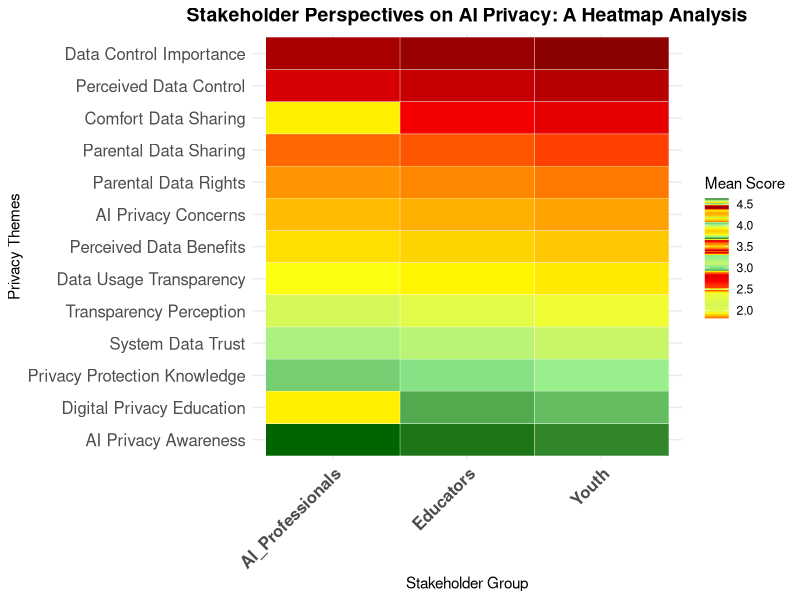

Generate this figure with R:
# Load Required Packages
if (!requireNamespace("ggplot2", quietly = TRUE)) install.packages("ggplot2")
if (!requireNamespace("tidyr", quietly = TRUE)) install.packages("tidyr")
if (!requireNamespace("scales", quietly = TRUE)) install.packages("scales")
if (!requireNamespace("ggthemes", quietly = TRUE)) install.packages("ggthemes")

library(ggplot2)
library(tidyr)
library(scales)
library(ggthemes)

# Create Data Frame
data <- data.frame(
  Construct = c("DOC", "DOC", "DOC", "PDS", "PDS", "PRB", "PRB", "TT", "TT", "TT", "EA", "EA", "EA"),
  Item_Theme = c("Data Control Importance", "Perceived Data Control", "Comfort Data Sharing",
                 "Parental Data Sharing", "Parental Data Rights",
                 "AI Privacy Concerns", "Perceived Data Benefits",
                 "Data Usage Transparency", "Transparency Perception", "System Data Trust",
                 "Privacy Protection Knowledge", "Digital Privacy Education", "AI Privacy Awareness"),
  Youth = c(4.086, 3.351, 2.834, 2.52, 2.517, 4.093, 3.867, 4.195, 2.411, 3.093, 3.046, 2.933, 3.687),
  Educators = c(4.460, 3.405, 3.397, 2.465, 3.394, 4.252, 3.500, 4.349, 1.961, 4.079, 3.291, 2.504, 4.504),
  AI_Professionals = c(4.397, 3.644, 3.795, 1.815, 2.904, 4.315, 4.534, 4.175, 2.116, 4.185, 4.048, 3.795, 4.630)
)

# Reshape Data for ggplot using tidyr
data_melted <- pivot_longer(data, cols = c(Youth, Educators, AI_Professionals),
                            names_to = "Group", values_to = "Mean")

# Ensure Correct Order of Themes
data_melted$Item_Theme <- factor(data_melted$Item_Theme, 
                                 levels = rev(c("Data Control Importance", "Perceived Data Control", "Comfort Data Sharing",
                                                "Parental Data Sharing", "Parental Data Rights",
                                                "AI Privacy Concerns", "Perceived Data Benefits",
                                                "Data Usage Transparency", "Transparency Perception", "System Data Trust",
                                                "Privacy Protection Knowledge", "Digital Privacy Education", "AI Privacy Awareness")))

# Create the Heatmap
ggplot(data_melted, aes(x = Group, y = Item_Theme, fill = Mean)) +
  geom_tile(color = "white") + 
  scale_fill_gradientn(colors = c("darkred", "red", "orange", "yellow", "lightgreen", "darkgreen"), 
                       values = scales::rescale(data_melted$Mean), 
                       name = "Mean Score") +
  labs(title = "Stakeholder Perspectives on AI Privacy: A Heatmap Analysis", 
       x = "Stakeholder Group", 
       y = "Privacy Themes") +
  theme_minimal() +
  theme(axis.text.x = element_text(angle = 45, hjust = 1, vjust = 1, size = 12, face = "bold"),
        axis.text.y = element_text(size = 12),
        plot.title = element_text(hjust = 0.5, face = "bold", size = 14))
